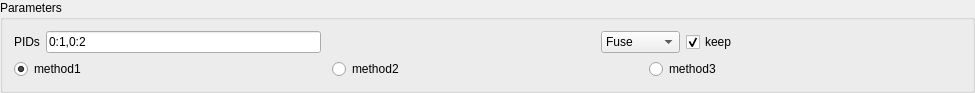
<?xml version="1.0" encoding="UTF-8"?>
<ui version="4.0">
 <class>FaceIntersectionWidget</class>
 <widget class="QWidget" name="FaceIntersectionWidget">
  <property name="geometry">
   <rect>
    <x>0</x>
    <y>0</y>
    <width>975</width>
    <height>78</height>
   </rect>
  </property>
  <property name="windowTitle">
   <string>FaceIntersectionWidget</string>
  </property>
  <layout class="QVBoxLayout" name="verticalLayout">
   <property name="spacing">
    <number>0</number>
   </property>
   <property name="leftMargin">
    <number>0</number>
   </property>
   <property name="topMargin">
    <number>0</number>
   </property>
   <property name="rightMargin">
    <number>0</number>
   </property>
   <property name="bottomMargin">
    <number>0</number>
   </property>
   <item>
    <widget class="QGroupBox" name="groupBox">
     <property name="title">
      <string>Parameters</string>
     </property>
     <layout class="QVBoxLayout" name="verticalLayout_2">
      <item>
       <layout class="QHBoxLayout" name="horizontalLayout_2">
        <item>
         <widget class="QLabel" name="label_2">
          <property name="text">
           <string>PIDs</string>
          </property>
         </widget>
        </item>
        <item>
         <widget class="QLineEdit" name="lineEdit_PIDs">
          <property name="text">
           <string>0:1,0:2</string>
          </property>
         </widget>
        </item>
        <item>
         <spacer name="horizontalSpacer">
          <property name="orientation">
           <enum>Qt::Horizontal</enum>
          </property>
          <property name="sizeHint" stdset="0">
           <size>
            <width>40</width>
            <height>20</height>
           </size>
          </property>
         </spacer>
        </item>
        <item>
         <widget class="QComboBox" name="comboBox">
          <item>
           <property name="text">
            <string>Fuse</string>
           </property>
          </item>
          <item>
           <property name="text">
            <string>Cut</string>
           </property>
          </item>
          <item>
           <property name="text">
            <string>Common</string>
           </property>
          </item>
         </widget>
        </item>
        <item>
         <widget class="QCheckBox" name="checkBox">
          <property name="sizePolicy">
           <sizepolicy hsizetype="Expanding" vsizetype="Fixed">
            <horstretch>0</horstretch>
            <verstretch>0</verstretch>
           </sizepolicy>
          </property>
          <property name="text">
           <string>keep</string>
          </property>
          <property name="checked">
           <bool>true</bool>
          </property>
         </widget>
        </item>
       </layout>
      </item>
      <item>
       <layout class="QHBoxLayout" name="horizontalLayout">
        <item>
         <widget class="QRadioButton" name="radioButton">
          <property name="text">
           <string>method1</string>
          </property>
          <property name="checked">
           <bool>true</bool>
          </property>
         </widget>
        </item>
        <item>
         <widget class="QRadioButton" name="radioButton_2">
          <property name="text">
           <string>method2</string>
          </property>
         </widget>
        </item>
        <item>
         <widget class="QRadioButton" name="radioButton_3">
          <property name="text">
           <string>method3</string>
          </property>
         </widget>
        </item>
       </layout>
      </item>
     </layout>
    </widget>
   </item>
  </layout>
 </widget>
 <layoutdefault spacing="6" margin="11"/>
 <resources/>
 <connections/>
</ui>
